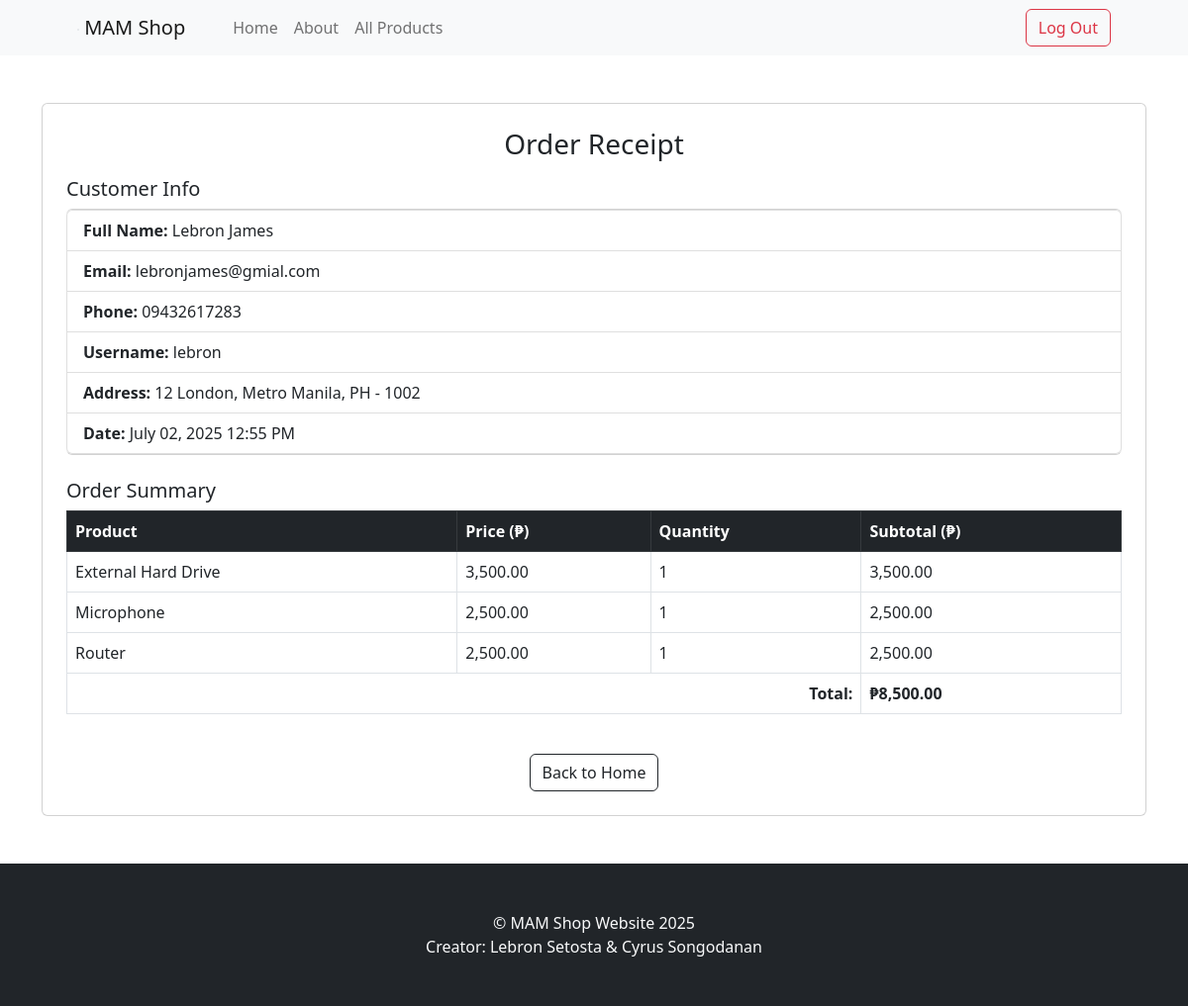
The app's page /receipt.php (signed in) with its own data.
### tables this page shows
CREATE TABLE `users` (
  `id` int(11) NOT NULL,
  `fullname` varchar(255) NOT NULL,
  `dob` date NOT NULL,
  `address` varchar(255) NOT NULL,
  `street` varchar(255) NOT NULL,
  `province` varchar(100) NOT NULL,
  `zipcode` varchar(20) NOT NULL,
  `country` varchar(100) NOT NULL,
  `phone` varchar(20) NOT NULL,
  `gmail` varchar(255) NOT NULL,
  `username` varchar(50) NOT NULL,
  `password` varchar(255) NOT NULL
);

CREATE TABLE `transactions` (
  `id` int(11) NOT NULL,
  `user_id` int(11) NOT NULL,
  `created_at` timestamp NOT NULL DEFAULT current_timestamp()
);

CREATE TABLE `transaction_items` (
  `id` int(11) NOT NULL,
  `transaction_id` int(11) NOT NULL,
  `product_id` int(11) NOT NULL,
  `quantity` int(11) NOT NULL
);

CREATE TABLE `products` (
  `id` int(11) NOT NULL,
  `name` varchar(100) NOT NULL,
  `description` text NOT NULL,
  `image` varchar(255) DEFAULT NULL,
  `price` decimal(10,2) NOT NULL,
  `rating` int(11) DEFAULT 0
);

### receipt.php (the view, shortened to what this page needs)
<?php
include("db_connect.php");
$user_id = $_SESSION['user_id'];
$stmt = $DBConnect->prepare("
    SELECT fullname, dob, phone, gmail, address, country, province, street, zipcode, username
    FROM users
    WHERE id = ?
");
$stmt->bind_param("i", $user_id);
$stmt->execute();
$user = $stmt->get_result()->fetch_assoc();
$stmt = $DBConnect->prepare("
    SELECT id, created_at
    FROM transactions
    WHERE user_id = ?
    ORDER BY created_at DESC
    LIMIT 1
");
$stmt->bind_param("i", $user_id);
$stmt->execute();
$stmt->bind_result($transaction_id, $created_at);
$stmt = $DBConnect->prepare("
    SELECT p.name, p.price, ti.quantity
    FROM transaction_items ti
    JOIN products p ON ti.product_id = p.id
    WHERE ti.transaction_id = ?
");
$stmt->bind_param("i", $transaction_id);
$stmt->execute();
$result = $stmt->get_result();
$items = $result->fetch_all(MYSQLI_ASSOC);
$total = 0;
?>
<!DOCTYPE html>
<html lang="en">
<head>
  <link href="https://cdn.jsdelivr.net/npm/bootstrap@5.2.3/dist/css/bootstrap.min.css" rel="stylesheet"/>
</head>
<body>
<nav class="navbar navbar-expand-lg navbar-light bg-light">
  <div class="container px-4 px-lg-5">
    <a class="navbar-brand" href="index.php">
      <img src="assets/Logo.png" class="border rounded-circle" height="40" alt="">
      MAM Shop
    </a>
    <div class="collapse navbar-collapse" id="nav">
      <ul class="navbar-nav me-auto mb-2 mb-lg-0 ms-lg-4">
        <li class="nav-item"><a class="nav-link" href="welcome.php">Home</a></li>
        <li class="nav-item"><a class="nav-link" href="about.php">About</a></li>
        <li class="nav-item"><a class="nav-link" href="allproduct.php">All Products</a></li>
      </ul>
      <a href="logout.php" class="btn btn-outline-danger ms-3"><i class="bi bi-person-circle"></i> Log Out</a>
    </div>
  </div>
</nav>
<div class="container my-5">
  <div class="card p-4">
    <h3 class="mb-3 text-center">Order Receipt</h3>
    <h5>Customer Info</h5>
    <ul class="list-group mb-4">
      <li class="list-group-item"><strong>Full Name:</strong> <?= htmlspecialchars($user['fullname']) ?></li>
      <li class="list-group-item"><strong>Email:</strong> <?= htmlspecialchars($user['gmail']) ?></li>
      <li class="list-group-item"><strong>Phone:</strong> <?= htmlspecialchars($user['phone']) ?></li>
      <li class="list-group-item"><strong>Username:</strong> <?= htmlspecialchars($user['username']) ?></li>
      <li class="list-group-item"><strong>Address:</strong> <?= htmlspecialchars($user['street'] . ', ' . $user['province'] . ', ' . $user['country'] . ' - ' . $user['zipcode']) ?></li>
      <li class="list-group-item"><strong>Date:</strong> <?= date('F d, Y h:i A', strtotime($created_at)) ?></li>
    </ul>
    <h5>Order Summary</h5>
    <table class="table table-bordered">
      <thead class="table-dark">
        <tr>
          <th>Product</th>
          <th>Price (₱)</th>
          <th>Quantity</th>
          <th>Subtotal (₱)</th>
        </tr>
      </thead>
      <tbody>
        <?php foreach ($items as $item):
          $subtotal = $item['price'] * $item['quantity'];
          $total += $subtotal;
        ?>
          <tr>
            <td><?= htmlspecialchars($item['name']) ?></td>
            <td><?= number_format($item['price'], 2) ?></td>
            <td><?= $item['quantity'] ?></td>
            <td><?= number_format($subtotal, 2) ?></td>
          </tr>
        <?php endforeach; ?>
      </tbody>
      <tfoot>
        <tr>
          <th colspan="3" class="text-end">Total:</th>
          <th>₱<?= number_format($total, 2) ?></th>
        </tr>
      </tfoot>
    </table>
    <div class="text-center mt-4">
      <a href="welcome.php" class="btn btn-outline-dark">Back to Home</a>
    </div>
  </div>
</div>
<footer class="py-5 bg-dark text-light text-center">
  <div class="container">
    <p class="m-0">&copy; MAM Shop Website 2025</p>
    <p class="m-0">Creator: Lebron Setosta & Cyrus Songodanan</p>
  </div>
</footer>
</body>
</html>

### records on screen
users: fullname "Lebron James", gmail "lebronjames@gmial.com", phone "09432617283", username "lebron", street+province+country "12 London, Metro Manila, PH - 1002"
transactions: created_at "July 02, 2025 12:55 PM"
transaction_items: product.name "External Hard Drive", product.price "3,500.00", quantity "1", subtotal "3,500.00"
transaction_items: product.name "Microphone", product.price "2,500.00", quantity "1", subtotal "2,500.00"
transaction_items: product.name "Router", product.price "2,500.00", quantity "1", subtotal "2,500.00"

### other values on screen
$total "8,500.00"
